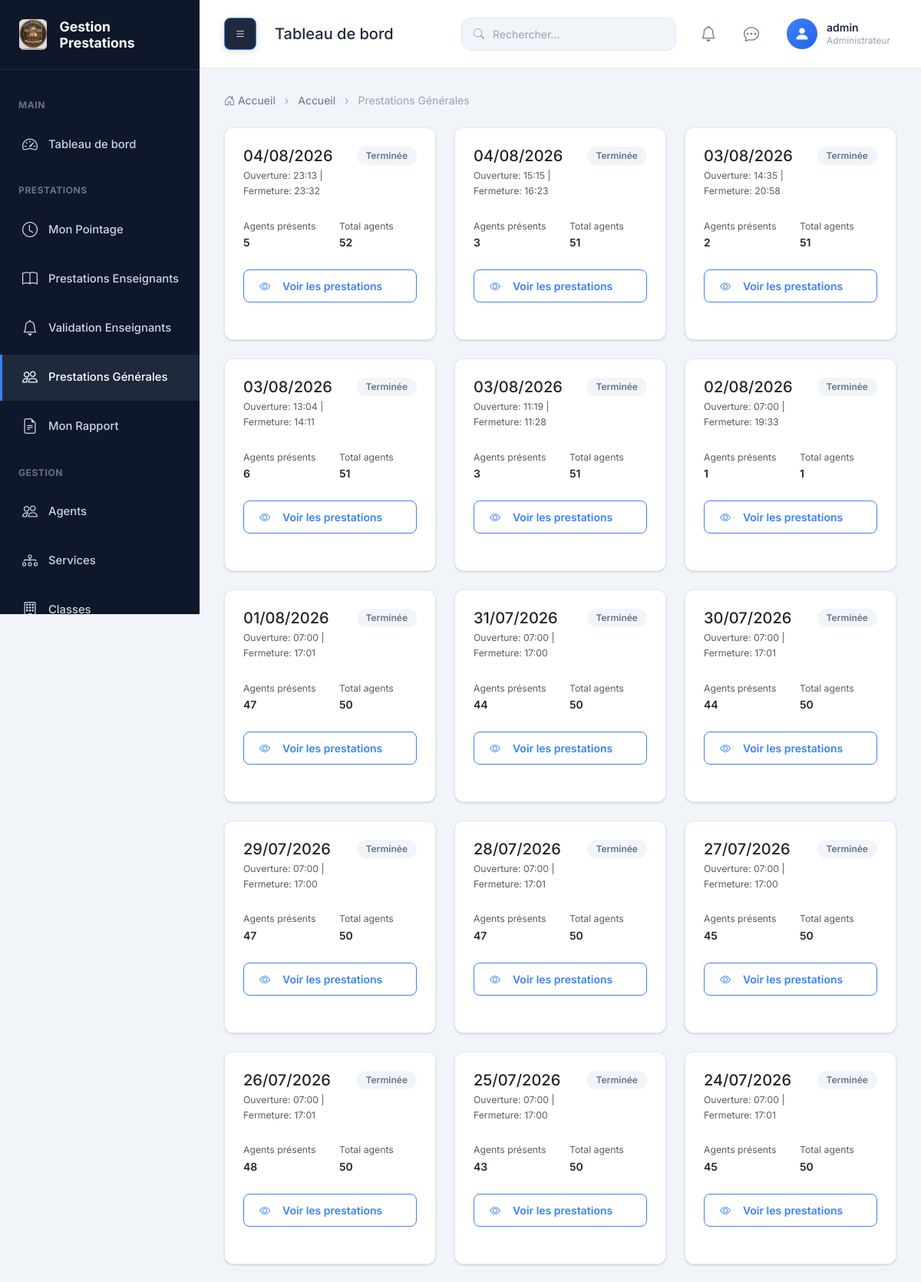
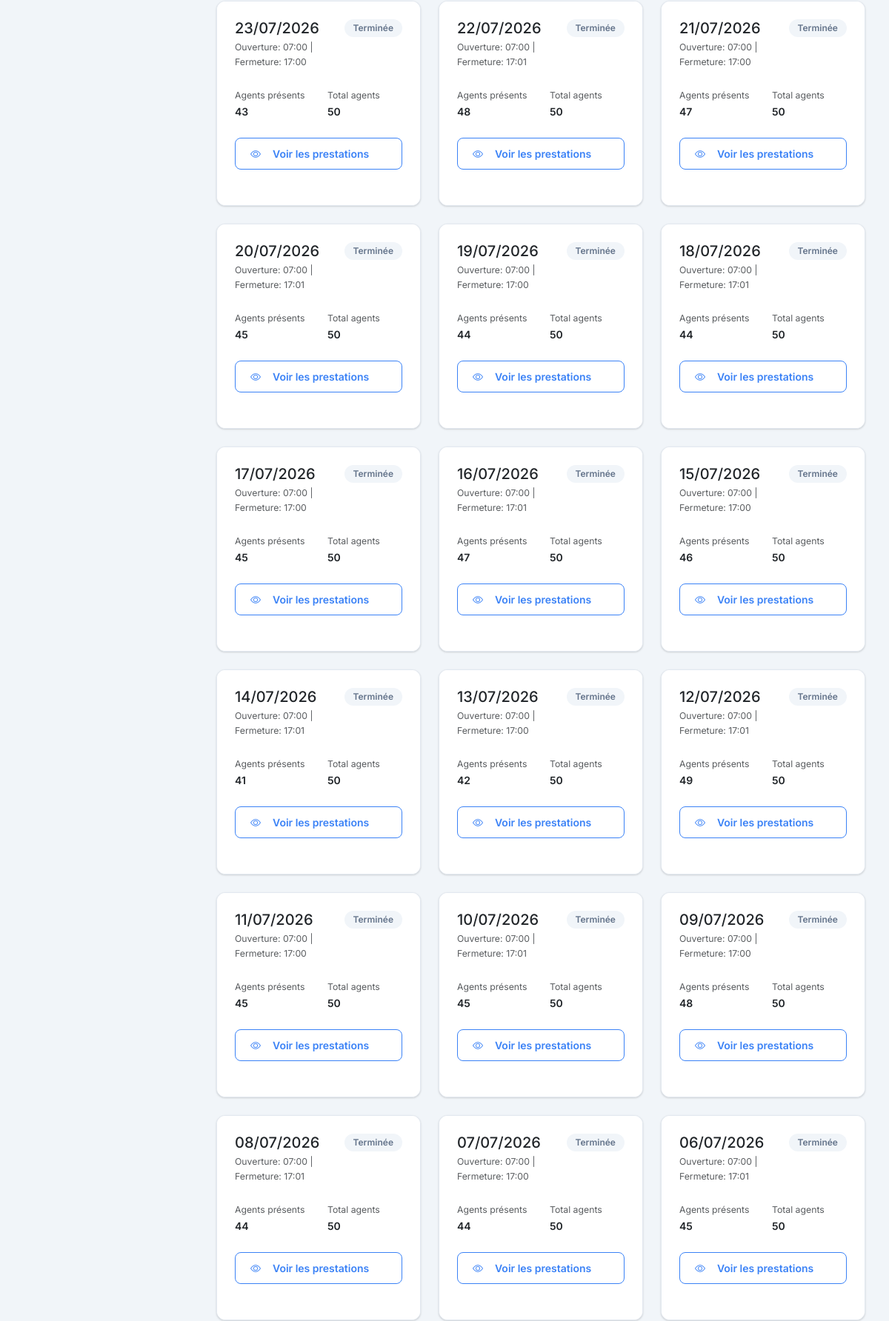
The app's page /prestations-generales/ (signed in, upper part) with its own data (2 pictures, top to bottom).
### prestation/models.py (models this page shows, shortened)
class Utilisateur(models.Model):
    ROLE_CHOICES = (
        ('ADMIN', 'Administrateur'),
        ('SECRETAIRE', 'Secrétaire'),
        ('ENSEIGNANT', 'Enseignant'),
        ('AGENT', 'Agent'),
    )
    user = models.OneToOneField(
        User,
        on_delete=models.CASCADE,
        related_name='utilisateur'
    )
    agent = models.OneToOneField(
        'Agent',
        on_delete=models.CASCADE,
        related_name='utilisateur'
    )
    role = models.CharField(
        max_length=20,
        choices=ROLE_CHOICES
    )
    created_at = models.DateTimeField(auto_now_add=True)
    updated_at = models.DateTimeField(auto_now=True)
    must_change_password = models.BooleanField(
        default=True,
        help_text='Indique si l\'utilisateur doit changer son mot de passe à la prochaine connexion'
    )
    mot_de_passe_temporaire = models.CharField(
        max_length=100,
        blank=True,
        default='',
        help_text='Mot de passe temporaire visible par l\'administrateur (effacé après changement par l\'utilisateur)'
    )
    two_factor_secret = models.CharField(
        max_length=64,
        blank=True,
        default='',
        help_text='Clé secrète pour Google Authenticator (2FA)'
    )
    two_factor_enabled = models.BooleanField(
        default=False,
        help_text='Indique si le 2FA est activé pour cet utilisateur'
    )
    class Meta:
        ordering = ['user__username']
        verbose_name = 'Utilisateur'
        verbose_name_plural = 'Utilisateurs'
        indexes = [
            models.Index(fields=['role']),
        ]

class SessionPrestation(models.Model):
    STATUT_SESSION = (
        ('EN_COURS', 'En cours'),
        ('TERMINEE', 'Terminée'),
    )
    date = models.DateField()
    heure_ouverture = models.TimeField(null=True, blank=True)
    heure_fermeture = models.TimeField(null=True, blank=True)
    heure_limite = models.TimeField(
        null=True,
        blank=True,
        help_text='Heure limite pour arriver à l\'heure (après cette heure, l\'agent est en retard)'
    )
    statut = models.CharField(
        max_length=20,
        choices=STATUT_SESSION,
        default='EN_COURS'
    )
    ouvert_par = models.ForeignKey(
        Utilisateur,
        on_delete=models.SET_NULL,
        null=True,
        related_name="sessions_ouvertes"
    )
    cloture_par = models.ForeignKey(
        Utilisateur,
        on_delete=models.SET_NULL,
        null=True,
        blank=True,
        related_name="sessions_cloturees"
    )
    created_at = models.DateTimeField(auto_now_add=True)
    updated_at = models.DateTimeField(auto_now=True)
    class Meta:
        ordering = ['-date']
        verbose_name = 'Session de Prestation'
        verbose_name_plural = 'Sessions de Prestation'
        indexes = [
            models.Index(fields=['date']),
            models.Index(fields=['statut']),
        ]
    def nombre_agents_presents(self):
        return self.prestations.filter(statut__in=['PRESENT', 'RETARD', 'TERMINE']).count()

### prestation/views.py (the view)
# urls.py: path('prestations-generales/', views.prestations_list, name='prestations_list'),
@login_required
def prestations_list(request):
    sessions = SessionPrestation.objects.all().order_by('-date')
    return render(request, 'prestation/prestations_list.html', {'sessions': sessions})

### prestation/templates/prestation/prestations_list.html (shortened to what this page needs)
{% extends 'base.html' %}
{% load static %}
{% block breadcrumb %}
<li class="breadcrumb-item"><a href="{% url 'dashboard' %}">Accueil</a></li>
<li class="breadcrumb-item active" aria-current="page">Prestations Générales</li>
{% endblock %}
{% block content %}
<div class="row">
    {% for session in sessions %}
    <div class="col-md-6 col-lg-4 mb-4">
        <div class="card h-100">
            <div class="card-body">
                <div class="d-flex justify-content-between align-items-start mb-3">
                    <div>
                        <h5 class="mb-1">{{ session.date|date:"d/m/Y" }}</h5>
                        <p class="text-muted mb-0 small">
                            Ouverture: {{ session.heure_ouverture|time:"H:i" }}
                            {% if session.heure_fermeture %}
                            | Fermeture: {{ session.heure_fermeture|time:"H:i" }}
                            {% endif %}
                        </p>
                    </div>
                    <span class="badge badge-{% if session.statut == 'EN_COURS' %}success{% else %}secondary{% endif %}">
                        {{ session.get_statut_display }}
                    </span>
                </div>
                <div class="row mb-3">
                    <div class="col-6">
                        <small class="text-muted">Agents présents</small>
                        <div class="fw-semibold">{{ session.nombre_agents_presents }}</div>
                    </div>
                    <div class="col-6">
                        <small class="text-muted">Total agents</small>
                        <div class="fw-semibold">{{ session.prestations.count }}</div>
                    </div>
                </div>
                <a href="{% url 'session_detail' session.id %}" class="btn btn-outline w-100">
                    <i class="bi bi-eye me-2"></i>Voir les prestations
                </a>
            </div>
        </div>
    </div>
    {% endfor %}
</div>
{% endblock %}

### prestation/templates/components/navbar.html (shortened to what this page needs)
{% load static %}
<nav class="navbar">
    <div class="navbar-left">
        <button class="navbar-toggle-desktop" id="sidebarToggle" title="Afficher/masquer le menu">
            <i class="bi bi-list"></i>
        </button>
        <h5 class="mb-0">{% block page_title %}Tableau de bord{% endblock %}</h5>
    </div>
    <div class="navbar-right">
        <div class="navbar-search">
            <i class="bi bi-search"></i>
            <input type="text" class="form-control" placeholder="Rechercher...">
        </div>
        <div class="navbar-actions">
            <a href="{% url 'notifications' %}" class="navbar-action" title="Notifications">
                <i class="bi bi-bell"></i>
            </a>
            <a href="{% url 'messages' %}" class="navbar-action" title="Messages">
                <i class="bi bi-chat-dots"></i>
            </a>
            <div class="navbar-user" id="userDropdown">
                {% if user.utilisateur.agent.photo %}
                    <img src="{{ user.utilisateur.agent.photo.url }}" alt="{{ user.username }}">
                {% else %}
                    <div class="navbar-user-avatar">
                        <i class="bi bi-person-fill"></i>
                    </div>
                {% endif %}
                <div class="navbar-user-info">
                    <div class="navbar-user-name">{{ user.username }}</div>
                    <div class="navbar-user-role">{{ user.utilisateur.get_role_display }}</div>
                </div>
            </div>
        </div>
    </div>
</nav>

### records on screen
SessionPrestation: date "04/08/2026", heure_ouverture "23:13", heure_fermeture "23:32", statut "Terminée", nombre_agents_presents "5", prestations.count "52"
SessionPrestation: date "04/08/2026", heure_ouverture "15:15", heure_fermeture "16:23", statut "Terminée", nombre_agents_presents "3", prestations.count "51"
SessionPrestation: date "03/08/2026", heure_ouverture "14:35", heure_fermeture "20:58", statut "Terminée", nombre_agents_presents "2", prestations.count "51"
SessionPrestation: date "03/08/2026", heure_ouverture "13:04", heure_fermeture "14:11", statut "Terminée", nombre_agents_presents "6", prestations.count "51"
SessionPrestation: date "03/08/2026", heure_ouverture "11:19", heure_fermeture "11:28", statut "Terminée", nombre_agents_presents "3", prestations.count "51"
SessionPrestation: date "02/08/2026", heure_ouverture "07:00", heure_fermeture "19:33", statut "Terminée", nombre_agents_presents "1", prestations.count "1"
SessionPrestation: date "01/08/2026", heure_ouverture "07:00", heure_fermeture "17:01", statut "Terminée", nombre_agents_presents "47", prestations.count "50"
SessionPrestation: date "31/07/2026", heure_ouverture "07:00", heure_fermeture "17:00", statut "Terminée", nombre_agents_presents "44", prestations.count "50"
SessionPrestation: date "30/07/2026", heure_ouverture "07:00", heure_fermeture "17:01", statut "Terminée", nombre_agents_presents "44", prestations.count "50"
SessionPrestation: date "29/07/2026", heure_ouverture "07:00", heure_fermeture "17:00", statut "Terminée", nombre_agents_presents "47", prestations.count "50"
SessionPrestation: date "28/07/2026", heure_ouverture "07:00", heure_fermeture "17:01", statut "Terminée", nombre_agents_presents "47", prestations.count "50"
SessionPrestation: date "27/07/2026", heure_ouverture "07:00", heure_fermeture "17:00", statut "Terminée", nombre_agents_presents "45", prestations.count "50"
SessionPrestation: date "26/07/2026", heure_ouverture "07:00", heure_fermeture "17:01", statut "Terminée", nombre_agents_presents "48", prestations.count "50"
SessionPrestation: date "25/07/2026", heure_ouverture "07:00", heure_fermeture "17:00", statut "Terminée", nombre_agents_presents "43", prestations.count "50"
SessionPrestation: date "24/07/2026", heure_ouverture "07:00", heure_fermeture "17:01", statut "Terminée", nombre_agents_presents "45", prestations.count "50"
SessionPrestation: date "23/07/2026", heure_ouverture "07:00", heure_fermeture "17:00", statut "Terminée", nombre_agents_presents "43", prestations.count "50"
SessionPrestation: date "22/07/2026", heure_ouverture "07:00", heure_fermeture "17:01", statut "Terminée", nombre_agents_presents "48", prestations.count "50"
SessionPrestation: date "21/07/2026", heure_ouverture "07:00", heure_fermeture "17:00", statut "Terminée", nombre_agents_presents "47", prestations.count "50"
SessionPrestation: date "20/07/2026", heure_ouverture "07:00", heure_fermeture "17:01", statut "Terminée", nombre_agents_presents "45", prestations.count "50"
SessionPrestation: date "19/07/2026", heure_ouverture "07:00", heure_fermeture "17:00", statut "Terminée", nombre_agents_presents "44", prestations.count "50"
SessionPrestation: date "18/07/2026", heure_ouverture "07:00", heure_fermeture "17:01", statut "Terminée", nombre_agents_presents "44", prestations.count "50"
SessionPrestation: date "17/07/2026", heure_ouverture "07:00", heure_fermeture "17:00", statut "Terminée", nombre_agents_presents "45", prestations.count "50"
SessionPrestation: date "16/07/2026", heure_ouverture "07:00", heure_fermeture "17:01", statut "Terminée", nombre_agents_presents "47", prestations.count "50"
SessionPrestation: date "15/07/2026", heure_ouverture "07:00", heure_fermeture "17:00", statut "Terminée", nombre_agents_presents "46", prestations.count "50"
SessionPrestation: date "14/07/2026", heure_ouverture "07:00", heure_fermeture "17:01", statut "Terminée", nombre_agents_presents "41", prestations.count "50"
SessionPrestation: date "13/07/2026", heure_ouverture "07:00", heure_fermeture "17:00", statut "Terminée", nombre_agents_presents "42", prestations.count "50"
SessionPrestation: date "12/07/2026", heure_ouverture "07:00", heure_fermeture "17:01", statut "Terminée", nombre_agents_presents "49", prestations.count "50"
SessionPrestation: date "11/07/2026", heure_ouverture "07:00", heure_fermeture "17:00", statut "Terminée", nombre_agents_presents "45", prestations.count "50"
SessionPrestation: date "10/07/2026", heure_ouverture "07:00", heure_fermeture "17:01", statut "Terminée", nombre_agents_presents "45", prestations.count "50"
SessionPrestation: date "09/07/2026", heure_ouverture "07:00", heure_fermeture "17:00", statut "Terminée", nombre_agents_presents "48", prestations.count "50"
SessionPrestation: date "08/07/2026", heure_ouverture "07:00", heure_fermeture "17:01", statut "Terminée", nombre_agents_presents "44", prestations.count "50"
SessionPrestation: date "07/07/2026", heure_ouverture "07:00", heure_fermeture "17:00", statut "Terminée", nombre_agents_presents "44", prestations.count "50"
SessionPrestation: date "06/07/2026", heure_ouverture "07:00", heure_fermeture "17:01", statut "Terminée", nombre_agents_presents "45", prestations.count "50"

### other values on screen
{{ user.username }} "admin"
{{ user.utilisateur.get_role_display }} "Administrateur"
